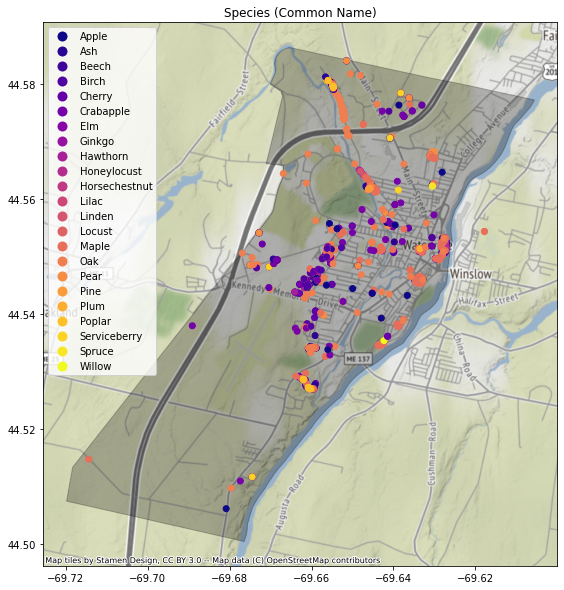

Write the Python code that produced this figure.
# load libraries
import pandas as pd
import numpy as np
import matplotlib.pyplot as plt
import seaborn as sns
import scipy.stats as sci
import contextily as cx
import geopandas as gpd
from shapely.geometry import Point, Polygon
plt.ioff()

# import datasets
btm_combined = pd.read_csv('data/btm_combined.csv')

# obtain base shape map for city of Waterville
# Note: the following must all be saved in the same directory
# _.shp
# _.shx
# _.dbf
df = gpd.read_file('data/Maine_Town_and_Townships_Boundary_Polygons_Feature.zip')

# subset to grab Waterville poly
waterville = df[df['TOWN'] == 'Waterville']

# use Shapely to transform lat and lon data into geometric points for each datset
crs = {'init':'EPSG:4326'}
btm_combined_df = gpd.GeoDataFrame(btm_combined, crs = crs,geometry = [Point(xy) for xy in zip(btm_combined['lon'], btm_combined['lat'])])

ax = waterville.plot(figsize = (10,10), cmap = 'gray', alpha = 0.25, edgecolor = 'k')
cx.add_basemap(ax, source=cx.providers.Stamen.Terrain, crs = waterville.crs)
btm_combined_df.plot('common_name', cmap = 'plasma',ax = ax, alpha = 1, legend = True)
ax.set_title('Species (Common Name)')

plt.savefig('figs/species_plot.jpg')
plt.show();
